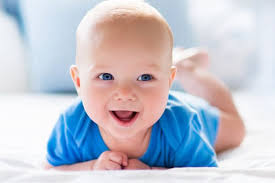
#> input picture baby.jpg, 275 x 183 px, found by its file name
$ python 'face and eye detector.py'
#> lines starting #> are read from the running program, lines starting #| are printed output that depends on the picture; after the words box and inside, x2 and y2 are one past the last pixel; in counts of white or black regions, pixels touching at a corner belong together
import numpy as np
import cv2
face=cv2.CascadeClassifier(r'C:\Users\user\AppData\Local\Programs\Python\Python37-32\Lib\site-packages\cv2\data\haarcascade_frontalface_default.xml')
eye=cv2.CascadeClassifier(r'C:\Users\user\AppData\Local\Programs\Python\Python37-32\Lib\site-packages\cv2\data\haarcascade_eye.xml')
i=cv2.imread(r'C:\Users\user\Pictures\Google+ Auto Backup\baby.jpg')
#> i is the input picture: shape (183, 275, 3); mean B, G, R 207.1, 196.8, 195.3
gr=cv2.cvtColor(i,cv2.COLOR_BGR2GRAY)
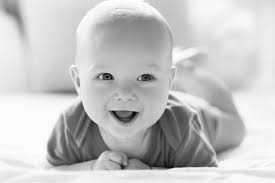
#> gr: shape (183, 275); min 4, max 255, mean 197.5
faces=face.detectMultiScale(gr, 1.3, 5)
#> faces = [[76, 41, 102, 102]]
for (x,y,w,h) in faces:
     cv2.rectangle(i,(x,y),(x+w,y+h),(255,0,0),2)
     gray = gr[y:y+h, x:x+w]
     color = i[y:y+h, x:x+w]
     eyes = eye.detectMultiScale(gray)
     for (ex,ey,ew,eh) in eyes:
         cv2.rectangle(color,(ex,ey),(ex+ew,ey+eh),(0,255,0),2)
#> this loop made 1 pass
#> (x, y, w, h, eyes) on pass 1: (76, 41, 102, 102, [[14, 21, 31, 31], [56, 22, 29, 29]])
#> pass 1, `gray = gr[y:y+h, x:x+w]`:
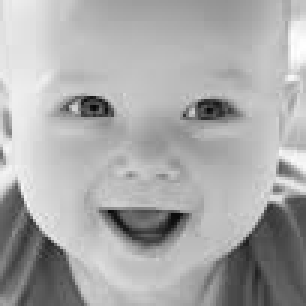
#> gray: shape (102, 102) (shown 3 times larger); min 7, max 255, mean 169.4
#> pass 1, `color = i[y:y+h, x:x+w]`:
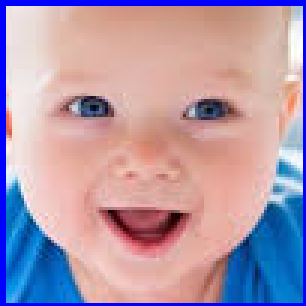
#> color: shape (102, 102, 3) (shown 3 times larger); mean B, G, R 171, 152.3, 175.6
#> after the loop:
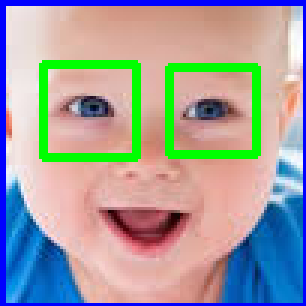
#> color: shape (102, 102, 3) (shown 3 times larger); 6.84% of pixels changed, all inside (x1, y1, x2, y2) = (13, 20, 87, 54)
#> after the loop:
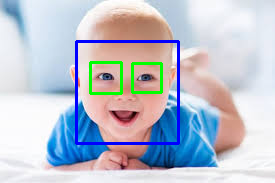
#> i: shape (183, 275, 3); 3.84% of pixels changed, all inside (x1, y1, x2, y2) = (75, 40, 180, 145)
cv2.imshow('img',i)
cv2.destroyAllWindows()
